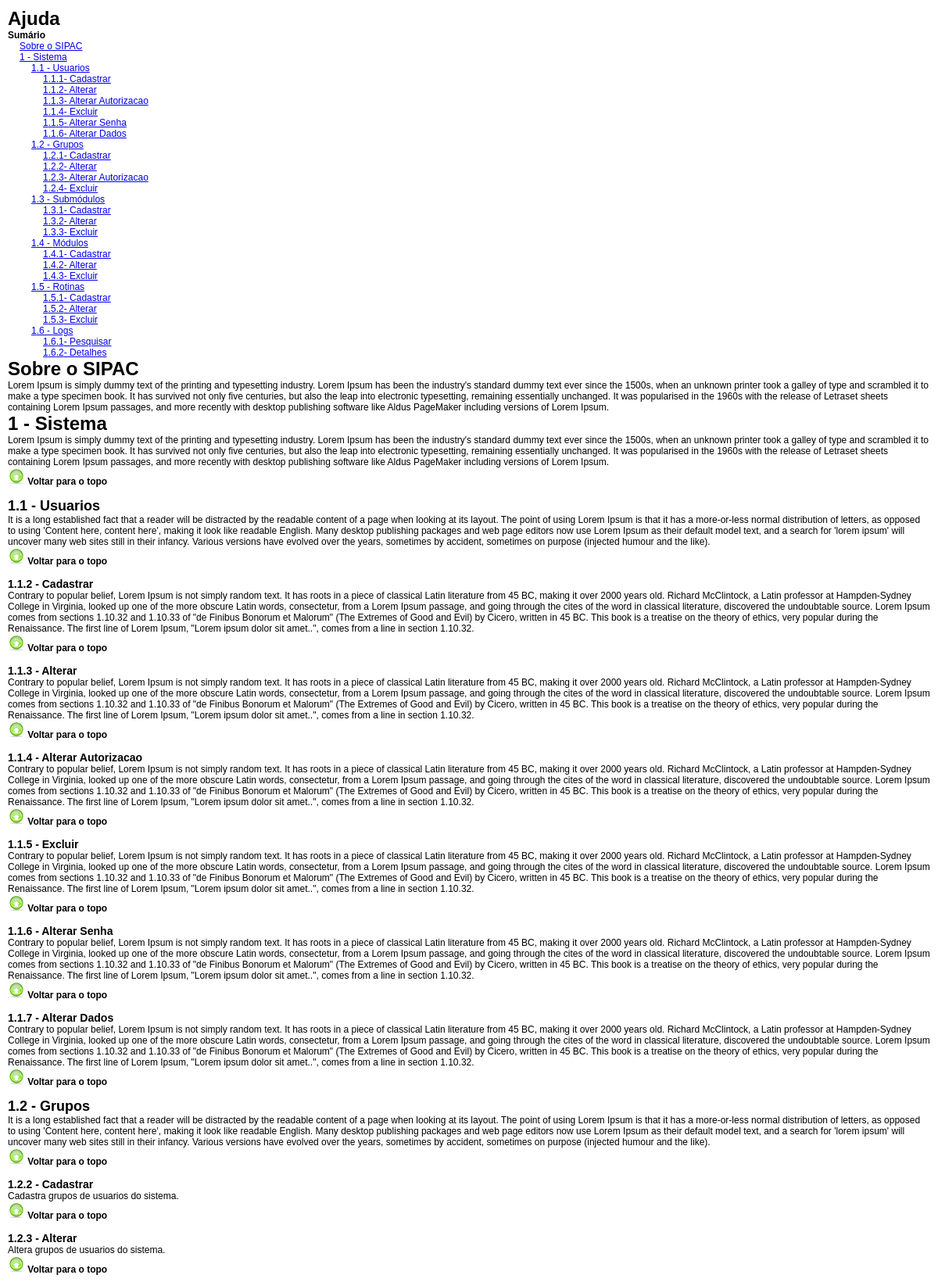
The page /sipac/ajuda.php (signed in, upper part) on the database its author committed.
### tables this page shows
CREATE TABLE IF NOT EXISTS `submodulos` (
  `submodulos_id` int(10) unsigned NOT NULL auto_increment,
  `submodulos_nome` varchar(50) default NULL,
  `submodulos_descricao` text NOT NULL,
  `submodulos_pagina` varchar(50) default NULL,
  `modulos_id` int(10) unsigned default NULL,
  `submodulos_ordem` int(4) default NULL,
  PRIMARY KEY  (`submodulos_id`),
  KEY `submodulos_FKIndex1` (`modulos_id`)
);

CREATE TABLE IF NOT EXISTS `rotinas` (
  `rotinas_id` int(10) unsigned NOT NULL auto_increment,
  `rotinas_nome` varchar(50) NOT NULL,
  `rotinas_descricao` text,
  `submodulos_id` int(10) unsigned default NULL,
  `rotinas_pagina` varchar(50) default NULL,
  `rotinas_quantidade` tinyint(3) unsigned default NULL,
  `rotinas_visivel` char(1) NOT NULL,
  `rotinas_ordem` int(4) default NULL,
  `btn_imagem` varchar(30) default NULL,
  PRIMARY KEY  (`rotinas_id`),
  KEY `rotinas_FKIndex1` (`submodulos_id`)
);

### sipac/lib/conexaomysql.php (called while the page is built, shortened)
<?
Class ConexaoMysql
{
  var $servidor = SERVER;
  var $usuario  = USER;
  var $senha    = PASS;
  var $link     = "";
  function conexao()
  {
    $this->link = mysql_connect($this->servidor,$this->usuario,$this->senha);
  }
  function sql($query)
  {
    $this->query = $query;
    if($result = mysql_query($this->query,$this->link) or die("<p style='color:red'>Erro:".$this->query."<br />".mysql_error()."</p>"))
     return $result;
    else
     return 0;
  }
}
?>

### sipac/lib/configs.php (called while the page is built, shortened)
<?
  require_once("conexaomysql.php");
  $conn      = new ConexaoMysql();
?>

### sipac/ajuda.php (the view, shortened to what this page needs)
<?
 require_once("lib/configs.php");
 $sql = "SELECT users_autorizacao_especial FROM users
 WHERE users_id = '".$_SESSION[EMPRESA]["codUser"]."'";
 $result = $conn->sql($sql);
 if(mysql_num_rows($result) > 0)
 {
   $special = mysql_result($result,0,0);
   if($special == 1)
   {
    $campo_tipo = "users_id";
    $codMenu 		= $_SESSION[EMPRESA]["codUser"];
   }
   else
   {
    $campo_tipo = "grupos_id";
    $codMenu 		= $_SESSION[EMPRESA]["codGrupo"];
  }
 }
 $sql = "SELECT modulos.modulos_id, modulos_nome, modulos_descricao,tipo_autorizacao
 FROM modulos
 INNER JOIN autorizacoes ON autorizacoes.modulos_id = modulos.modulos_id
 WHERE $campo_tipo='".$codMenu."'
 AND (tipo_autorizacao=1 OR tipo_autorizacao=2)
 ORDER BY modulos_ordem ASC";
 $rs1 = $conn->sql($sql);
 $x = 1;
 if(mysql_num_rows($rs1) > 0)
 {
  $lista .= "<ul>\n";
  while($mod = mysql_fetch_array($rs1))
  {
    $lista .= " <li><a href='#mod".$mod["modulos_id"]."'>".$x." - ".$mod["modulos_nome"]."</a>";
    $y = 1;
    $conteudo .= " <h1><a name='mod".$mod["modulos_id"]."'>".$x." - ".$mod["modulos_nome"]."</a></h1>";
    $conteudo .= " <div>".htmlspecialchars_decode($mod["modulos_descricao"])."</div>";
    $conteudo .= "<p><a href='#top' class='link'><img src='".DIR_BTNS."top.png' alt='' /> Voltar para o topo</a></p>\n";
    $conteudo .= "<br />\n";
    $sql = "SELECT DISTINCT submodulos.submodulos_id, submodulos_nome, submodulos_descricao,
    submodulos_pagina, tipo_autorizacao
    FROM submodulos
    LEFT JOIN autorizacoes ON  autorizacoes.submodulos_id = submodulos.submodulos_id
    WHERE submodulos.modulos_id = '".$mod["modulos_id"]."'
    AND  $campo_tipo='".$codMenu."'";
    if($mod["tipo_autorizacao"] == 2)
      $sql .=" AND (tipo_autorizacao=1 OR tipo_autorizacao=2) AND $campo_tipo='".$codMenu."'";
    $sql .= " ORDER BY submodulos_ordem ASC";
    $rs2 = $conn->sql($sql);
    if(mysql_num_rows($rs2) > 0)
    {
     $lista .= "  \n<ul>\n";
     while($sub = mysql_fetch_array($rs2))
     {
       $lista .= "   <li><a href='#sub".$sub["submodulos_id"]."'>".$x.".".$y." - ".$sub["submodulos_nome"]."</a>";
       $z = 1;
       $conteudo .= " <h2><a name='sub".$sub["submodulos_id"]."'>".$x.".".$y." - ".$sub["submodulos_nome"]."</a></h2>";
       $conteudo .= " <div>".htmlspecialchars_decode($sub["submodulos_descricao"])."</div>";
       $conteudo .= "<p><a href='#top' class='link'><img src='".DIR_BTNS."top.png' alt='' /> Voltar para o topo</a></p>\n";
       $conteudo .= "<br />\n";
       $sql = "SELECT rot.rotinas_id,rot.rotinas_nome, rot.rotinas_descricao
       FROM rotinas rot
       INNER JOIN autorizacoes aut ON aut.rotinas_id = rot.rotinas_id
       WHERE rot.submodulos_id = '".$sub["submodulos_id"]."'
       AND $campo_tipo='".$codMenu."'";
       $rs3 = $conn->sql($sql);
       if(mysql_num_rows($rs3) > 0)
       {
         $lista .= "\n<ul>\n";
         while($rot = mysql_fetch_array($rs3))
         {
           $lista .= "<li><a href='#rot".$rot["rotinas_id"]."'>".$x.".".$y.".".$z."- ".$rot["rotinas_nome"]."</a></li>\n";
           $z++;
           $conteudo .= " <h3><a name='rot".$rot["rotinas_id"]."'>".$x.".".$y.".".$z." - ".$rot["rotinas_nome"]."</a></h3>";
           $conteudo .= " <div>".htmlspecialchars_decode($rot["rotinas_descricao"])."</div>";
           $conteudo .= "<p><a href='#top' class='link'><img src='".DIR_BTNS."top.png' alt='' /> Voltar para o topo</a></p>\n";
           $conteudo .= "<br />\n";
         }
         $lista .= "</ul>\n";
       }
       $lista .= "</li>\n";
       $y++;
     }
     $lista .= "  </ul>\n";
    }
    $lista .= "</li>\n";
    $x++;
  }
  $lista .= "</ul>\n";
 }
?>
<!DOCTYPE html PUBLIC "-//W3C//DTD XHTML 1.0 Transitional//EN" "http://www.w3.org/TR/xhtml1/DTD/xhtml1-transitional.dtd">
<html xmlns="http://www.w3.org/1999/xhtml">
<head>
<link href='templates/sipac.css' rel='stylesheet' type='text/css' />
</head>
<body>
<div class='ajuda'>
 <h1>Ajuda</h1>
  <h4><a name='top'>Sumário</a></h4>
  <ul><li><a href='#sobre'>Sobre o SIPAC</a></li></ul>
  <?= $lista ?>
  <div id="content_ajuda">
    <h1>Sobre o SIPAC</h1>
     Lorem Ipsum is simply dummy text of the printing and typesetting industry. Lorem Ipsum has been the industry's standard dummy text ever since the 1500s, when an unknown printer took a galley of type and scrambled it to make a type specimen book. It has survived not only five centuries, but also the leap into electronic typesetting, remaining essentially unchanged. It was popularised in the 1960s with the release of Letraset sheets containing Lorem Ipsum passages, and more recently with desktop publishing software like Aldus PageMaker including versions of Lorem Ipsum.
   <br />
   <?= $conteudo ?>
  </div>
</div>
<? require_once("rodape.php") ?>

### sipac/templates/sipac.css (style rules this page uses)
* { padding: 0; margin: 0; }
body { font-family: arial; font-size: 12px; color: #000000; background: #efefef; }
div.ajuda { background:#fff; padding: 10px; }
a img { text-decoration: none; border:0; }
li { margin-left:15px; list-style-type:none; }
a.link { color: #000; font-size: 12px; text-decoration: none; font-weight:bold; }

### rows shown on the page
submodulos: submodulos_nome "Usuarios", submodulos_descricao "It is a long established fact that a reader will be distracted by the readable content of a page when looking at its layout. The point of using Lorem Ipsum is that it has a more-or-less normal distribution of letters, as opposed to using 'Content here, content here', making it look like readable English. Many desktop publishing packages and web page editors now use Lorem Ipsum as their default model text, and a search for 'lorem ipsum' will uncover many web sites still in their infancy. Various versions have evolved over the years, sometimes by accident, sometimes on purpose (injected humour and the like)."
rotinas: rotinas_nome "Cadastrar", rotinas_descricao "Contrary to popular belief, Lorem Ipsum is not simply random text. It has roots in a piece of classical Latin literature from 45 BC, making it over 2000 years old. Richard McClintock, a Latin professor at Hampden-Sydney College in Virginia, looked up one of the more obscure Latin words, consectetur, from a Lorem Ipsum passage, and going through the cites of the word in classical literature, discovered the undoubtable source. Lorem Ipsum comes from sections 1.10.32 and 1.10.33 of \"de Finibus Bonorum et Malorum\" (The Extremes of Good and Evil) by Cicero, written in 45 BC. This book is a treatise on the theory of ethics, very popular during the Renaissance. The first line of Lorem Ipsum,…"
rotinas: rotinas_nome "Alterar", rotinas_descricao "Contrary to popular belief, Lorem Ipsum is not simply random text. It has roots in a piece of classical Latin literature from 45 BC, making it over 2000 years old. Richard McClintock, a Latin professor at Hampden-Sydney College in Virginia, looked up one of the more obscure Latin words, consectetur, from a Lorem Ipsum passage, and going through the cites of the word in classical literature, discovered the undoubtable source. Lorem Ipsum comes from sections 1.10.32 and 1.10.33 of \"de Finibus Bonorum et Malorum\" (The Extremes of Good and Evil) by Cicero, written in 45 BC. This book is a treatise on the theory of ethics, very popular during the Renaissance. The first line of Lorem Ipsum,…"
rotinas: rotinas_nome "Alterar Autorizacao", rotinas_descricao "Contrary to popular belief, Lorem Ipsum is not simply random text. It has roots in a piece of classical Latin literature from 45 BC, making it over 2000 years old. Richard McClintock, a Latin professor at Hampden-Sydney College in Virginia, looked up one of the more obscure Latin words, consectetur, from a Lorem Ipsum passage, and going through the cites of the word in classical literature, discovered the undoubtable source. Lorem Ipsum comes from sections 1.10.32 and 1.10.33 of \"de Finibus Bonorum et Malorum\" (The Extremes of Good and Evil) by Cicero, written in 45 BC. This book is a treatise on the theory of ethics, very popular during the Renaissance. The first line of Lorem Ipsum,…"
rotinas: rotinas_nome "Excluir", rotinas_descricao "Contrary to popular belief, Lorem Ipsum is not simply random text. It has roots in a piece of classical Latin literature from 45 BC, making it over 2000 years old. Richard McClintock, a Latin professor at Hampden-Sydney College in Virginia, looked up one of the more obscure Latin words, consectetur, from a Lorem Ipsum passage, and going through the cites of the word in classical literature, discovered the undoubtable source. Lorem Ipsum comes from sections 1.10.32 and 1.10.33 of \"de Finibus Bonorum et Malorum\" (The Extremes of Good and Evil) by Cicero, written in 45 BC. This book is a treatise on the theory of ethics, very popular during the Renaissance. The first line of Lorem Ipsum,…"
rotinas: rotinas_nome "Alterar Senha", rotinas_descricao "Contrary to popular belief, Lorem Ipsum is not simply random text. It has roots in a piece of classical Latin literature from 45 BC, making it over 2000 years old. Richard McClintock, a Latin professor at Hampden-Sydney College in Virginia, looked up one of the more obscure Latin words, consectetur, from a Lorem Ipsum passage, and going through the cites of the word in classical literature, discovered the undoubtable source. Lorem Ipsum comes from sections 1.10.32 and 1.10.33 of \"de Finibus Bonorum et Malorum\" (The Extremes of Good and Evil) by Cicero, written in 45 BC. This book is a treatise on the theory of ethics, very popular during the Renaissance. The first line of Lorem Ipsum,…"
rotinas: rotinas_nome "Alterar Dados", rotinas_descricao "Contrary to popular belief, Lorem Ipsum is not simply random text. It has roots in a piece of classical Latin literature from 45 BC, making it over 2000 years old. Richard McClintock, a Latin professor at Hampden-Sydney College in Virginia, looked up one of the more obscure Latin words, consectetur, from a Lorem Ipsum passage, and going through the cites of the word in classical literature, discovered the undoubtable source. Lorem Ipsum comes from sections 1.10.32 and 1.10.33 of \"de Finibus Bonorum et Malorum\" (The Extremes of Good and Evil) by Cicero, written in 45 BC. This book is a treatise on the theory of ethics, very popular during the Renaissance. The first line of Lorem Ipsum,…"
submodulos: submodulos_nome "Grupos", submodulos_descricao "It is a long established fact that a reader will be distracted by the readable content of a page when looking at its layout. The point of using Lorem Ipsum is that it has a more-or-less normal distribution of letters, as opposed to using 'Content here, content here', making it look like readable English. Many desktop publishing packages and web page editors now use Lorem Ipsum as their default model text, and a search for 'lorem ipsum' will uncover many web sites still in their infancy. Various versions have evolved over the years, sometimes by accident, sometimes on purpose (injected humour and the like)."
rotinas: rotinas_nome "Cadastrar", rotinas_descricao "Cadastra grupos de usuarios do sistema."
rotinas: rotinas_nome "Alterar", rotinas_descricao "Altera grupos de usuarios do sistema."
rotinas: rotinas_nome "Alterar Autorizacao"
rotinas: rotinas_nome "Excluir"
submodulos: submodulos_nome "Submódulos"
rotinas: rotinas_nome "Cadastrar"
rotinas: rotinas_nome "Alterar"
rotinas: rotinas_nome "Excluir"
submodulos: submodulos_nome "Módulos"
rotinas: rotinas_nome "Cadastrar"
rotinas: rotinas_nome "Alterar"
rotinas: rotinas_nome "Excluir"
submodulos: submodulos_nome "Rotinas"
rotinas: rotinas_nome "Cadastrar"
rotinas: rotinas_nome "Alterar"
rotinas: rotinas_nome "Excluir"
submodulos: submodulos_nome "Logs"
rotinas: rotinas_nome "Pesquisar"
rotinas: rotinas_nome "Detalhes"

### other values the page prints
$mod["modulos_nome"] "Sistema"
